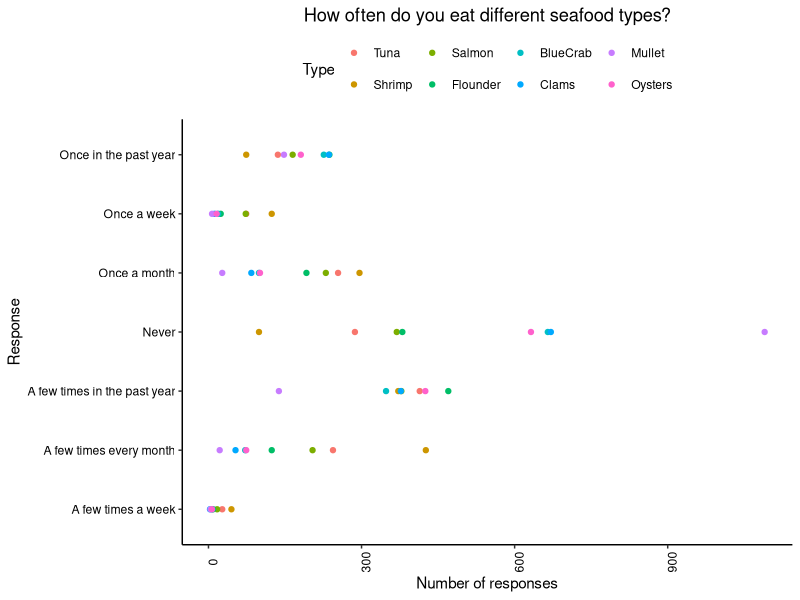
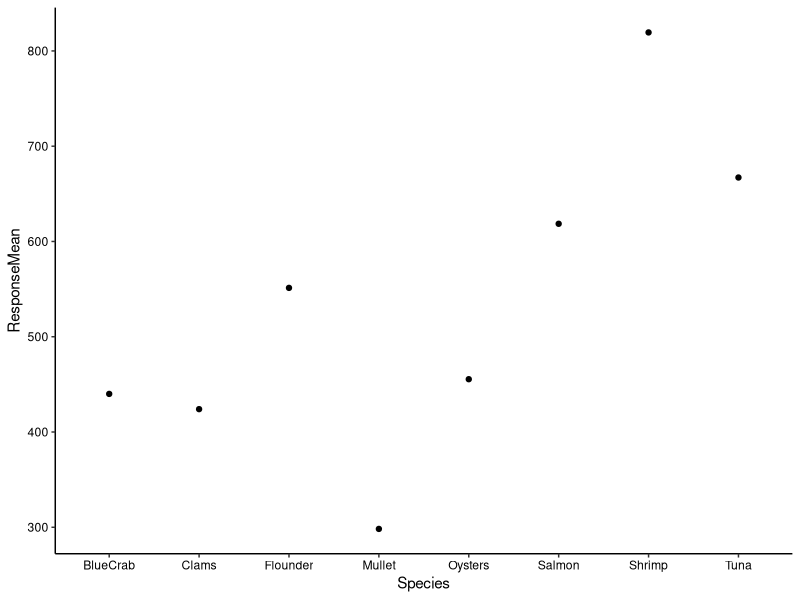
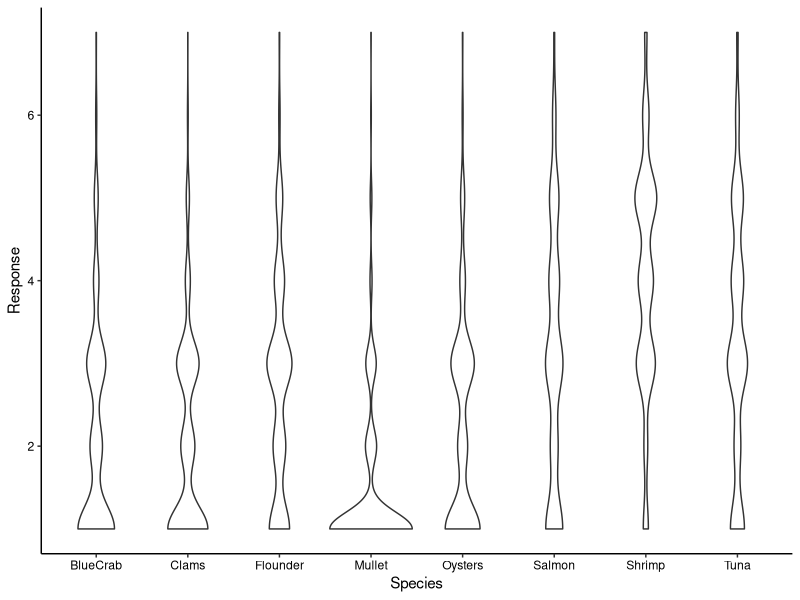
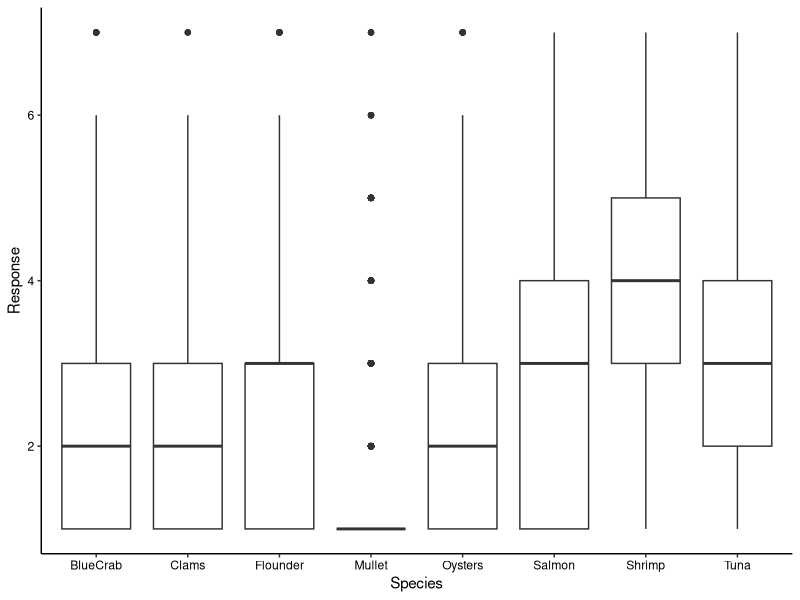
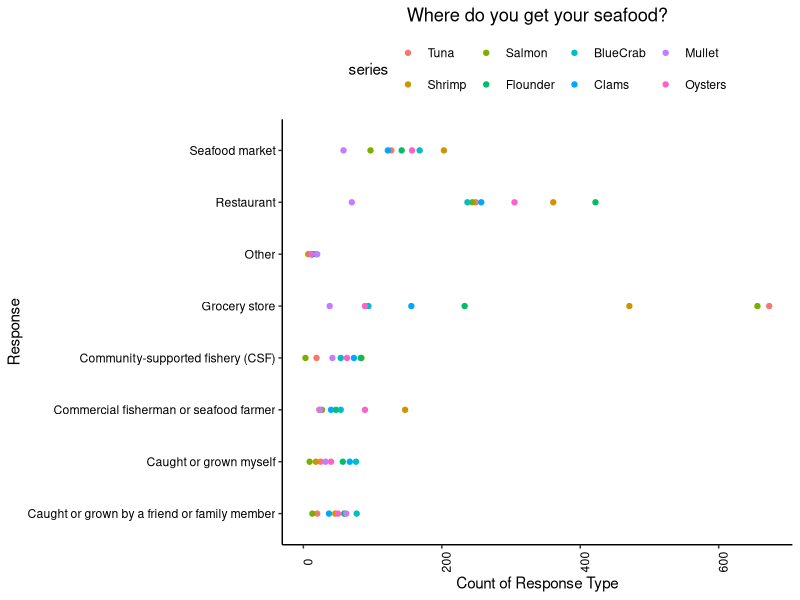
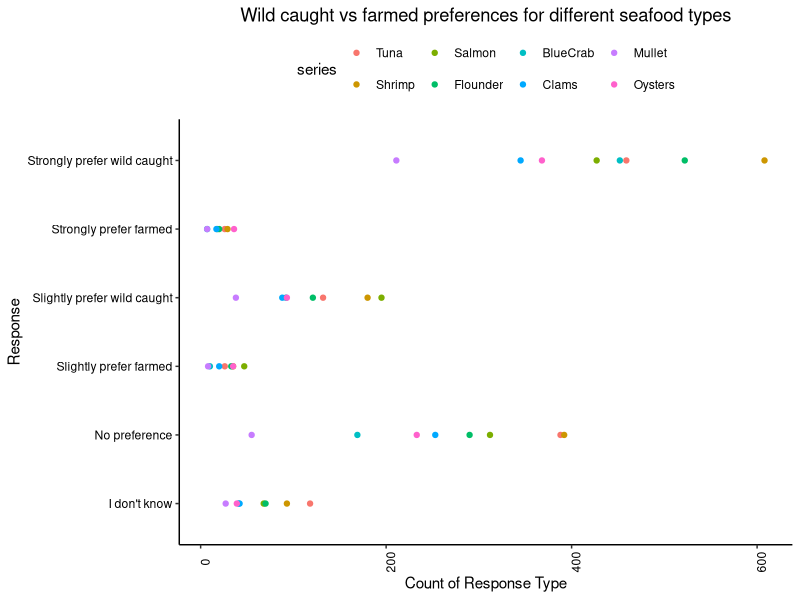
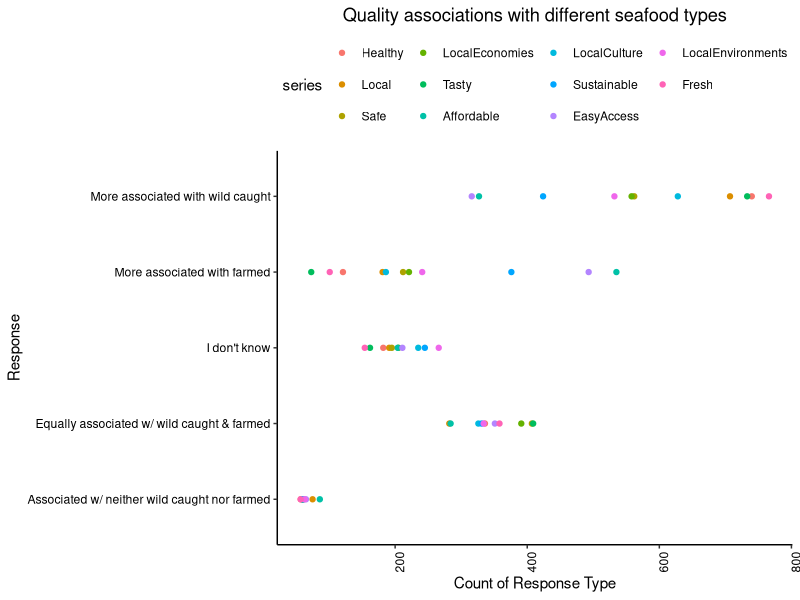
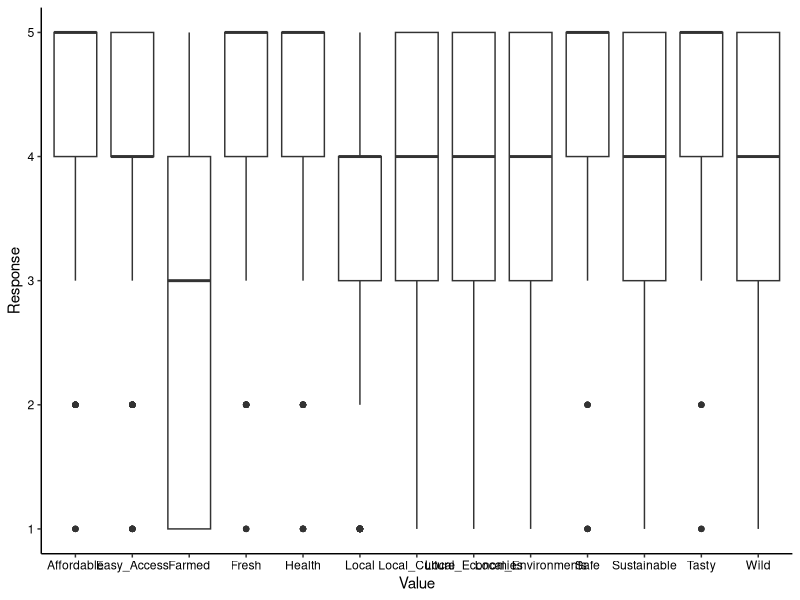

These figures' R source, in order:
## ---- chunk 1
knitr::opts_chunk$set(echo = TRUE)
## ---- chunk 2
getwd()
library(tidyverse)
library(ggplot2)
library(reshape2)

survey.dat <- read.csv("./AquacultureSurveyData.csv")
survey.codes <- read.csv("./AquacultureSurveyCodes.csv")

# Set ggplot theme
mytheme <- theme_classic() +
  theme(axis.text = element_text(color = "black"), 
        legend.position = "top")
theme_set(mytheme)
## ---- chunk 3
freq.sp <- select(survey.dat, Frequency_Tuna:Frequency_Oysters)

freq.sp.Tuna <- as.data.frame(table(freq.sp$Frequency_Tuna))
freq.sp.Shrimp <- as.data.frame(table(freq.sp$Frequency_Shrimp))
freq.sp.Salmon <- as.data.frame(table(freq.sp$Frequency_Salmon))
freq.sp.Flounder <- as.data.frame(table(freq.sp$Frequency_Flounder))
freq.sp.BlueCrab <- as.data.frame(table(freq.sp$Frequency_BlueCrab))
freq.sp.Clams <- as.data.frame(table(freq.sp$Frequency_Clams))
freq.sp.Mullet <- as.data.frame(table(freq.sp$Frequency_Mullet))
freq.sp.Oysters <- as.data.frame(table(freq.sp$Frequency_Oysters))

freq.sp.summary <- freq.sp.Tuna %>% 
  left_join(freq.sp.Shrimp, by = "Var1") %>% 
  left_join(freq.sp.Salmon, by = "Var1") %>% 
  left_join(freq.sp.Flounder, by = "Var1") %>% 
  left_join(freq.sp.BlueCrab, by = "Var1") %>% 
  left_join(freq.sp.Clams, by = "Var1") %>% 
  left_join(freq.sp.Mullet, by = "Var1") %>% 
  left_join(freq.sp.Oysters, by = "Var1")
freq.sp.summary <- freq.sp.summary %>% 
  rename(Response = Var1,
         Tuna = Freq.x,
         Shrimp = Freq.y,
         Salmon = Freq.x.x,
         Flounder = Freq.y.y,
         BlueCrab = Freq.x.x.x,
         Clams = Freq.y.y.y,
         Mullet = Freq.x.x.x.x,
         Oysters = Freq.y.y.y.y)

freq.response.meaning <- c("Never", 
                           "Once in the past year", 
                           "A few times in the past year",
                           "Once a month",
                           "A few times every month",
                           "Once a week",
                           "A few times a week")

freq.sp.summary$Response_Explanation <- freq.response.meaning

#melt data frame into long format
freq.sp.summary.long <- melt(freq.sp.summary,  id.vars = 'Response_Explanation', variable.name = 'series')
freq.sp.summary.long <- freq.sp.summary.long[-c(1, 2, 3, 4, 5, 6, 7), ]
freq.sp.summary.long$value <- as.numeric(freq.sp.summary.long$value)

#create plot for each column in data frame
ggplot(freq.sp.summary.long, aes(y=Response_Explanation, x=value)) +
  geom_point(aes(colour = series)) + 
  labs(title ="How often do you eat different seafood types?",
       x="Number of responses",
       y="Response",
       color = "Type") + 
  theme(axis.text.x = element_text(angle = 90), 
        plot.title = element_text(hjust=0.5))

## ---- chunk 4
#analyze which species are eaten most frequently
freq.sp.summary$Response <- as.numeric(freq.sp.summary$Response)
freq.sp.summary.which <- freq.sp.summary %>% 
  mutate(Tuna.freq = Tuna * Response,
         Shrimp.freq = Shrimp * Response,
         Salmon.freq = Salmon * Response,
         Flounder.freq = Flounder * Response,
         BlueCrab.freq = BlueCrab * Response,
         Clams.freq = Clams * Response,
         Mullet.freq = Mullet * Response,
         Oysters.freq = Oysters * Response) %>% 
  select(Response, Response_Explanation:Oysters.freq) %>% 
  summarize(Tuna = mean(Tuna.freq),
            Shrimp = mean(Shrimp.freq),
            Salmon = mean(Salmon.freq),
            Flounder = mean(Flounder.freq),
            BlueCrab = mean(BlueCrab.freq),
            Clams = mean(Clams.freq),
            Mullet = mean(Mullet.freq),
            Oysters = mean(Oysters.freq)) %>% 
  pivot_longer(Tuna:Oysters, names_to = "Species", values_to = "ResponseMean")

#plot most frequently eaten sp
ggplot(freq.sp.summary.which) +
  geom_point(aes(x = Species, y = ResponseMean))
## ---- chunk 5
freq.sp.pivot <- freq.sp %>% 
  rename(Tuna = Frequency_Tuna,
         Shrimp = Frequency_Shrimp,
         Salmon = Frequency_Salmon,
         Flounder = Frequency_Flounder,
         BlueCrab = Frequency_BlueCrab,
         Clams = Frequency_Clams,
         Mullet = Frequency_Mullet,
         Oysters = Frequency_Oysters) %>% 
  pivot_longer(Tuna:Oysters, names_to = "Species", values_to = "Response") %>% 
  mutate(Response = Response + 1)

# Violin plot
freq.pivot.violin <-
  ggplot(freq.sp.pivot, aes(x = Species, y = Response)) +
  geom_violin()
freq.pivot.violin

# Box plot
freq.pivot.box <-
  ggplot(freq.sp.pivot, aes(x = Species, y = Response)) +
  geom_boxplot()
freq.pivot.box
## ---- chunk 6
where.sp <- select(survey.dat, Where_Tuna:Where_Oysters)

where.sp.Tuna <- as.data.frame(table(where.sp$Where_Tuna))
where.sp.Shrimp <- as.data.frame(table(where.sp$Where_Shrimp))
where.sp.Salmon <- as.data.frame(table(where.sp$Where_Salmon))
where.sp.Flounder <- as.data.frame(table(where.sp$Where_Flounder))
where.sp.BlueCrab <- as.data.frame(table(where.sp$Where_BlueCrab))
where.sp.Clams <- as.data.frame(table(where.sp$Where_Clams))
where.sp.Mullet <- as.data.frame(table(where.sp$Where_Mullet))
where.sp.Oysters <- as.data.frame(table(where.sp$Where_Oysters))

where.sp.summary <- where.sp.Tuna %>% 
  left_join(where.sp.Shrimp, by = "Var1") %>% 
  left_join(where.sp.Salmon, by = "Var1") %>% 
  left_join(where.sp.Flounder, by = "Var1") %>% 
  left_join(where.sp.BlueCrab, by = "Var1") %>% 
  left_join(where.sp.Clams, by = "Var1") %>% 
  left_join(where.sp.Mullet, by = "Var1") %>% 
  left_join(where.sp.Oysters, by = "Var1")
where.sp.summary <- where.sp.summary %>% 
  rename(Response = Var1,
         Tuna = Freq.x,
         Shrimp = Freq.y,
         Salmon = Freq.x.x,
         Flounder = Freq.y.y,
         BlueCrab = Freq.x.x.x,
         Clams = Freq.y.y.y,
         Mullet = Freq.x.x.x.x,
         Oysters = Freq.y.y.y.y)

where.response.meaning <- c("Caught or grown myself", 
                           "Caught or grown by a friend or family member", 
                           "Grocery store",
                           "Restaurant",
                           "Seafood market",
                           "Commercial fisherman or seafood farmer",
                           "Community-supported fishery (CSF)",
                           "Other")

where.sp.summary$Response_Explanation <- where.response.meaning

#melt data frame into long format
where.sp.summary.long <- melt(where.sp.summary,  id.vars = 'Response_Explanation', variable.name = 'series')
where.sp.summary.long <- where.sp.summary.long[-c(1, 2, 3, 4, 5, 6, 7, 8), ]
where.sp.summary.long$value <- as.numeric(where.sp.summary.long$value)

#create plot for each column in data frame
ggplot(where.sp.summary.long, aes(y=Response_Explanation, x=value)) +
  geom_point(aes(colour = series)) + 
  labs(title ="Where do you get your seafood?",
       x="Count of Response Type",
       y="Response") + 
  theme(axis.text.x = element_text(angle = 90), 
        plot.title = element_text(hjust=0.5))
## ---- chunk 7
pref.sp <- select(survey.dat, Preference_Tuna:Preference_Oysters)

pref.sp.Tuna <- as.data.frame(table(pref.sp$Preference_Tuna))
pref.sp.Shrimp <- as.data.frame(table(pref.sp$Preference_Shrimp))
pref.sp.Salmon <- as.data.frame(table(pref.sp$Preference_Salmon))
pref.sp.Flounder <- as.data.frame(table(pref.sp$Preference_Flounder))
pref.sp.BlueCrab <- as.data.frame(table(pref.sp$Preference_BlueCrab))
pref.sp.Clams <- as.data.frame(table(pref.sp$Preference_Clams))
pref.sp.Mullet <- as.data.frame(table(pref.sp$Preference_Mullet))
pref.sp.Oysters <- as.data.frame(table(pref.sp$Preference_Oysters))

pref.sp.summary <- pref.sp.Tuna %>% 
  left_join(pref.sp.Shrimp, by = "Var1") %>% 
  left_join(pref.sp.Salmon, by = "Var1") %>% 
  left_join(pref.sp.Flounder, by = "Var1") %>% 
  left_join(pref.sp.BlueCrab, by = "Var1") %>% 
  left_join(pref.sp.Clams, by = "Var1") %>% 
  left_join(pref.sp.Mullet, by = "Var1") %>% 
  left_join(pref.sp.Oysters, by = "Var1")
pref.sp.summary <- pref.sp.summary %>% 
  rename(Response = Var1,
         Tuna = Freq.x,
         Shrimp = Freq.y,
         Salmon = Freq.x.x,
         Flounder = Freq.y.y,
         BlueCrab = Freq.x.x.x,
         Clams = Freq.y.y.y,
         Mullet = Freq.x.x.x.x,
         Oysters = Freq.y.y.y.y)

pref.response.meaning <- c("Strongly prefer wild caught", 
                           "Slightly prefer wild caught", 
                           "No preference",
                           "Slightly prefer farmed",
                           "Strongly prefer farmed",
                           "I don't know")

pref.sp.summary$Response_Explanation <- pref.response.meaning

#melt data frame into long format
pref.sp.summary.long <- melt(pref.sp.summary,  id.vars = 'Response_Explanation', variable.name = 'series')
pref.sp.summary.long <- pref.sp.summary.long[-c(1, 2, 3, 4, 5, 6), ]
pref.sp.summary.long$value <- as.numeric(pref.sp.summary.long$value)

#create plot for each column in data frame
ggplot(pref.sp.summary.long, aes(y=Response_Explanation, x=value)) +
  geom_point(aes(colour = series)) + 
  labs(title ="Wild caught vs farmed preferences for different seafood types",
       x="Count of Response Type",
       y="Response") + 
  theme(axis.text.x = element_text(angle = 90), 
        plot.title = element_text(hjust=0.5))
## ---- chunk 8
qual.sp <- select(survey.dat, Qualities_Healthy:Qualities_Fresh)

qual.sp.Healthy <- as.data.frame(table(qual.sp$Qualities_Healthy))
qual.sp.Local <- as.data.frame(table(qual.sp$Qualities_Local))
qual.sp.Safe <- as.data.frame(table(qual.sp$Qualities_Safe))
qual.sp.Local_Economies <- as.data.frame(table(qual.sp$Qualities_Local_Economies))
qual.sp.Tasty <- as.data.frame(table(qual.sp$Qualities_Tasty))
qual.sp.Affordable <- as.data.frame(table(qual.sp$Qualities_Affordable))
qual.sp.Local_Culture <- as.data.frame(table(qual.sp$Qualities_Local_Culture))
qual.sp.Sustainable <- as.data.frame(table(qual.sp$Qualities_Sustainable))
qual.sp.Easy_Access <- as.data.frame(table(qual.sp$Qualities_Easy_Access))
qual.sp.Local_Environments <- as.data.frame(table(qual.sp$Qualities_Local_Environments))
qual.sp.Fresh <- as.data.frame(table(qual.sp$Qualities_Fresh))

qual.sp.summary <- qual.sp.Healthy %>% 
  left_join(qual.sp.Local, by = "Var1") %>% 
  left_join(qual.sp.Safe, by = "Var1") %>% 
  left_join(qual.sp.Local_Economies, by = "Var1") %>% 
  left_join(qual.sp.Tasty, by = "Var1") %>% 
  left_join(qual.sp.Affordable, by = "Var1") %>% 
  left_join(qual.sp.Local_Culture, by = "Var1") %>% 
  left_join(qual.sp.Sustainable, by = "Var1") %>%
  left_join(qual.sp.Easy_Access, by = "Var1") %>%
  left_join(qual.sp.Local_Environments, by = "Var1") %>%
  left_join(qual.sp.Fresh, by = "Var1")
qual.sp.summary <- qual.sp.summary %>% 
  rename(Response = Var1,
         Healthy = Freq.x,
         Local = Freq.y,
         Safe = Freq.x.x,
         LocalEconomies = Freq.y.y,
         Tasty = Freq.x.x.x,
         Affordable = Freq.y.y.y,
         LocalCulture = Freq.x.x.x.x,
         Sustainable = Freq.y.y.y.y,
         EasyAccess = Freq.x.x.x.x.x,
         LocalEnvironments = Freq.y.y.y.y.y,
         Fresh = Freq)

qual.response.meaning <- c("More associated with wild caught", 
                           "Equally associated w/ wild caught & farmed", 
                           "More associated with farmed",
                           "Associated w/ neither wild caught nor farmed",
                           "I don't know")

qual.sp.summary$Response_Explanation <- qual.response.meaning

#melt data frame into long format
qual.sp.summary.long <- melt(qual.sp.summary,  id.vars = 'Response_Explanation', variable.name = 'series')
qual.sp.summary.long <- qual.sp.summary.long[-c(1, 2, 3, 4, 5), ]
qual.sp.summary.long$value <- as.numeric(qual.sp.summary.long$value)

#create plot for each column in data frame
ggplot(qual.sp.summary.long, aes(y=Response_Explanation, x=value)) +
  geom_point(aes(colour = series)) + 
  labs(title ="Quality associations with different seafood types",
       x="Count of Response Type",
       y="Response") + 
  theme(axis.text.x = element_text(angle = 90), 
        plot.title = element_text(hjust=0.5))
## ---- chunk 9
importance <- survey.dat %>% 
  select(Importance_Health:Importance_Farmed, Age_corrected, Gender_original, Education, Political_Party, Race1, Income) %>% 
   rename(Health = Importance_Health,
         Local = Importance_Local,
         Safe = Importance_Safe,
         Local_Economies = Importance_Local_Economies,
         Tasty = Importance_Tasty,
         Affordable = Importance_Affordable,
         Local_Culture = Importance_Local_Culture,
         Sustainable = Importance_Sustainable,
         Easy_Access = Importance_Easy_Access,
         Local_Environments = Importance_Local_Environments,
         Fresh = Importance_Fresh,
         Wild = Importance_Wild,
         Farmed = Importance_Farmed,
         Age = Age_corrected,
         Gender = Gender_original) %>% 
  filter(Education != 8, Gender == 1 | Gender == 2, Age != 8, Political_Party == 1 | Political_Party == 2, Race1 != 8 | Race1 != 9, Income != 8)

columnnames <- c("Age", "Gender", "Education", "Political_Party", "Race1", "Income")
importance[columnnames] <- lapply(importance[columnnames], factor)

import.pivot <- importance %>% 
  pivot_longer(Health:Farmed, names_to = "Value", values_to = "Response")

# Box plot
import.pivot.box <-
  ggplot(import.pivot, aes(x = Value, y = Response)) +
  geom_boxplot()
import.pivot.box  #doesn't show much honestly

# exploring demographics to see if there are any w/ few numbers
summary(importance$Age)
summary(importance$Gender)
summary(importance$Education) #only 7 people at ed level 7 doctorate
summary(importance$Political_Party)
summary(importance$Race1) #low numbers of 4-7 - might want to narrow to just 1, 2, 3 (white, latino, black)
summary(importance$Income)

# distribution of selected values
sust <- summary(importance$Sustainable)
sust[4]

import.summary <- importance %>% 
  summarize(Health = mean(Health),
            Local = mean(Local),
            Safe = mean(Safe),
            Local_Economies = mean(Local_Economies),
            Tasty = mean(Tasty),
            Affordable = mean(Affordable),
            Local_Culture = mean(Local_Culture),
            Sustainable = mean(Sustainable),
            Easy_Access = mean(Easy_Access),
            Local_Env = mean(Local_Environments),
            Fresh = mean(Fresh),
            Wild = mean(Wild),
            Farmed = mean(Farmed)) %>% 
  pivot_longer(Health:Farmed, names_to = "Value", values_to = "Mean")

ggplot(import.summary, aes(x = Value, y = Mean)) +
  geom_point()
## ---- chunk 10
#models
importance.lm.age <- lm(data = importance, Wild ~ Age)
summary(importance.lm.age) #older people care more about wild?

importance.lm.gender <- lm(data = importance, Wild ~ Gender)
summary(importance.lm.gender) # no difference

importance.lm.education <- lm(data = importance, Wild ~ Education)
summary(importance.lm.education) # ed3 significant

importance.lm.political <- lm(data = importance, Wild ~ Political_Party)
summary(importance.lm.political) # no significance

importance.lm.race <- lm(data = importance, Wild ~ Race1)
summary(importance.lm.race) # no significance

importance.lm.income <- lm(data = importance, Wild ~ Income)
summary(importance.lm.income) # 

importance.lm.age.gender <- lm(data = importance, Wild ~ Age * Gender)
summary(importance.lm.age.gender) #

importance.plot <- ggplot(importance, aes(x = Education, y = Wild)) +
  geom_jitter()
importance.plot
## ---- chunk 11
#models
fresh.lm.age <- lm(data = importance, Fresh ~ Age)
summary(fresh.lm.age) #older people care more about fresh

fresh.lm.gender <- lm(data = importance, Fresh ~ Gender)
summary(fresh.lm.gender) # no difference

fresh.lm.education <- lm(data = importance, Fresh ~ Education)
summary(fresh.lm.education) # ed3 significant

fresh.lm.political <- lm(data = importance, Fresh ~ Political_Party)
summary(fresh.lm.political) # no significance

fresh.lm.race <- lm(data = importance, Fresh ~ Race1)
summary(fresh.lm.race) # no significance

fresh.lm.income <- lm(data = importance, Fresh ~ Income)
summary(fresh.lm.income) # no significance

fresh.lm.age.gender <- lm(data = importance, Fresh ~ Age * Gender)
summary(fresh.lm.age.gender) #

#example plot?
fresh.plot <- ggplot(importance, aes(x = Education, y = Fresh)) +
  geom_jitter()
fresh.plot
## ---- chunk 12
summary(importance$Sustainable)

sust.lm.age <- lm(data = importance, Sustainable ~ Age)
summary(sust.lm.age) #age 6 cares slightly more

sust.lm.gender <- lm(data = importance, Sustainable ~ Gender)
summary(sust.lm.gender) # no difference

sust.lm.education <- lm(data = importance, Sustainable ~ Education)
summary(sust.lm.education) # ed3 significant

sust.lm.political <- lm(data = importance, Sustainable ~ Political_Party)
summary(sust.lm.political) # no significance

sust.lm.race <- lm(data = importance, Sustainable ~ Race1)
summary(sust.lm.race) # no significance

sust.lm.income <- lm(data = importance, Sustainable ~ Income)
summary(sust.lm.income) # no significance

sust.lm.age.gender <- lm(data = importance, Sustainable ~ Age * Gender)
summary(sust.lm.age.gender) #

sust.plot <- ggplot(importance, aes(x = Education, y = Sustainable)) +
  geom_jitter()
sust.plot
